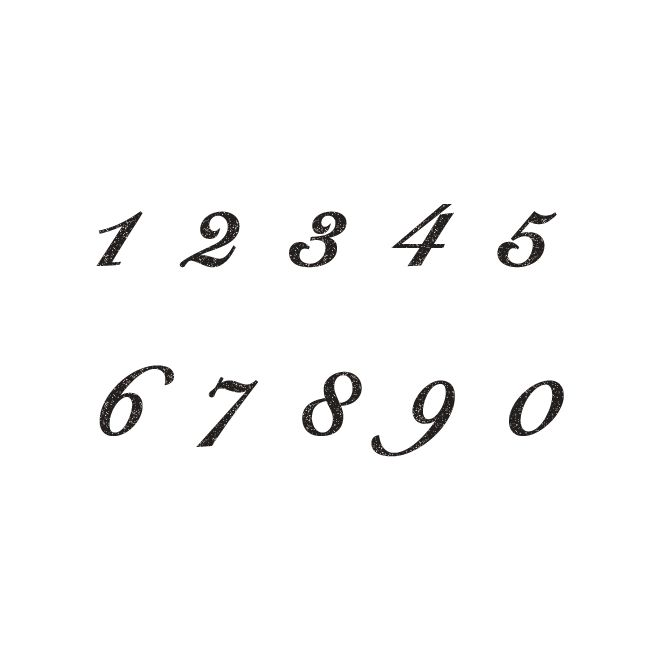
#> input picture Labbar/Tolka_text/images/siffror/image1.jpg, 660 x 660 px
$ python -i image_processor.py   (imports and definitions only)
#> lines starting #> are read from the running program, lines starting #| are printed output that depends on the picture; after the words box and inside, x2 and y2 are one past the last pixel; in counts of white or black regions, pixels touching at a corner belong together
import cv2
import numpy as np
import matplotlib.pyplot as plt
from pathlib import Path
from typing import Optional, List, Tuple
from handwritten_digit_classifier import HandwrittenDigitClassifier

# Standardinställningar för bildhantering i maskininlärning
IMAGE_EXTENSIONS = ('.png', '.jpg', '.jpeg', '.bmp', '.gif')
DEFAULT_IMAGE_SIZE = (28, 28)  # Samma storlek som MNIST-datasetet använder

class ImageProcessor:
    """
    Bildprocessor för maskininlärning av handskrivna siffror.
    Huvudfunktioner:
    1. Förbehandling av bilder för ML
    2. Segmentering av siffror
    3. Integration med ML-klassificerare
    """
    def __init__(self, image_size: tuple[int, int] = DEFAULT_IMAGE_SIZE):
        self.image_size = image_size

    # [47 lines left out: functions analyze_new_image, prepare_image, not called in this run]

    def enhance_image(self, image: np.ndarray) -> np.ndarray:
        """
        Förbättrar bildkvaliteten för bättre ML-resultat genom:
        1. Brusreducering: Tar bort störningar i bilden
        2. Kontrastförbättring: Gör siffror tydligare mot bakgrunden
        """
        # Öka kontrasten först
        enhanced = cv2.convertScaleAbs(image, alpha=1.5, beta=10)

        # Brusreducering med bevarad detaljskärpa
        denoised = cv2.fastNlMeansDenoising(enhanced)

        # Adaptiv kontrastförbättring
        clahe = cv2.createCLAHE(clipLimit=3.0, tileGridSize=(4, 4))
        return clahe.apply(denoised)

    def detect_digit_regions(self, image_path: str, classifier=None) -> Tuple[List[Tuple[int, int, int, int]], List[int]]:
        """
        Huvudfunktion för att hitta och analysera siffror i en bild.
        Returnerar regioner med siffror och eventuella AI-prediktioner om classifier anges.
        """
#> called with image_path = 'images/siffror/image1.jpg'
        # Läs in originalbilden
        self.image = cv2.imread(image_path)
#> self.image is the input picture: shape (660, 660, 3); mean B, G, R 249.3, 249.4, 249.5
        if self.image is None:
            raise FileNotFoundError(f"Kunde inte läsa bilden: {image_path}")

        # Konvertera till gråskala och förbättra bildkvaliteten
        gray = cv2.cvtColor(self.image, cv2.COLOR_BGR2GRAY)
        enhanced = self.enhance_image(gray)
#> in enhance_image, `enhanced = cv2.convertScaleAbs(image, alpha=1.5, beta=10)`:
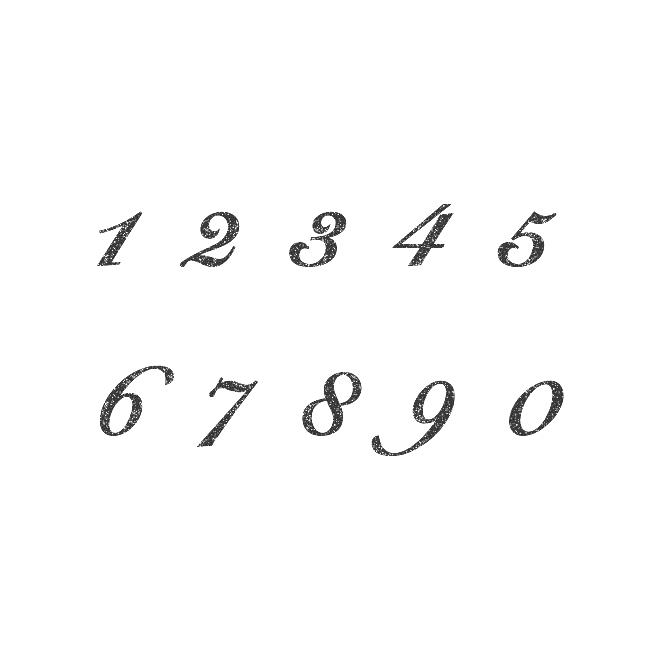
#> enhanced: shape (660, 660); min 14, max 255, mean 250.6

        # Använd adaptiv tröskling för att separera siffror från bakgrund
        # Parametrarna 21, 4 är optimerade för att minska brus men behålla sifferdetaljer
        thresh = cv2.adaptiveThreshold(
            enhanced, 255, cv2.ADAPTIVE_THRESH_GAUSSIAN_C,
            cv2.THRESH_BINARY_INV, 21, 4  # Ökade trösklingsvärden (21, 4) för att minska brus
        )
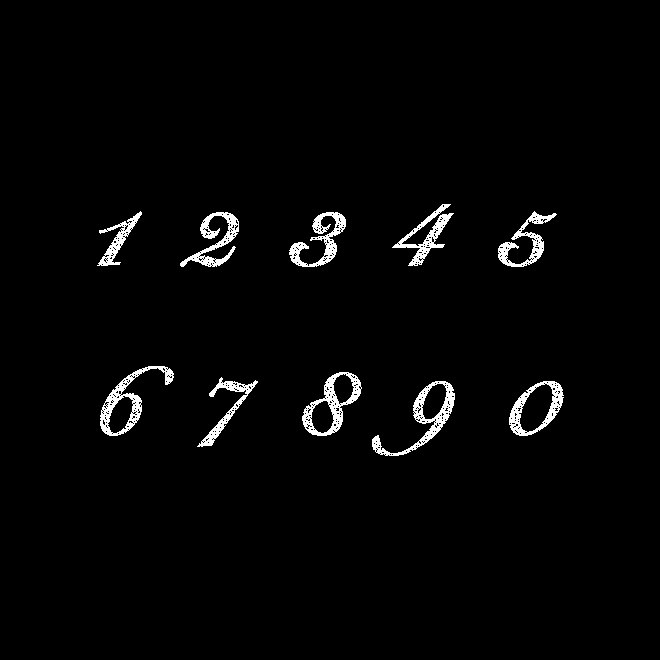
#> thresh: shape (660, 660); 2.2% white; 10 white regions

        # Hitta alla möjliga sifferregioner i bilden
        contours, _ = cv2.findContours(thresh, cv2.RETR_EXTERNAL, cv2.CHAIN_APPROX_SIMPLE)
#> contours = 10 contours; largest, box (x1, y1, x2, y2) and area: (302, 372, 362, 436) 2098, (509, 381, 564, 436) 1992, (372, 381, 455, 456) 1788, (100, 366, 174, 436) 1760, (289, 212, 346, 267) 970
        regions = []

        # Filtrera fram giltiga sifferregioner baserat på storlek och form
        for contour in contours:
            if cv2.contourArea(contour) > 45:  # Lite lägre tröskel för att fånga fler siffror
                x, y, w, h = cv2.boundingRect(contour)
                if self._is_valid_digit_region(w, h):
                    regions.append((x, y, w, h))
#> this loop made 10 passes
#> (x, y, w, h, aspect_ratio in _is_valid_digit_region) on passes 1 to 10: (509, 381, 55, 55, 1), (372, 381, 83, 75, 1.11), (197, 377, 61, 70, 0.871), (302, 372, 60, 64, 0.938), (100, 366, 74, 70, 1.06), (289, 212, 57, 55, 1.04), (180, 212, 59, 55, 1.07), (498, 211, 59, 56, 1.05), (97, 211, 45, 55, 0.818), (392, 204, 62, 62, 1)
#> after the loop, regions = [(509, 381, 55, 55), (372, 381, 83, 75), (197, 377, 61, 70), (302, 372, 60, 64), (100, 366, 74, 70), (289, 212, 57, 55), (180, 212, 59, 55), (498, 211, 59, 56), (97, 211, 45, 55), (392, 204, 62, 62)]

        # Hantera uppdelade siffror genom att slå ihop närliggande regioner
        merged_regions = []
        used = set()        # Håll koll på redan behandlade regioner

        for i, (x1, y1, w1, h1) in enumerate(regions):
            if i in used:
                continue

            current_region = [x1, y1, w1, h1]
            used.add(i)

            # Leta efter regioner som bör slås ihop med nuvarande region
            for j, (x2, y2, w2, h2) in enumerate(regions):
                if j in used:
                    continue

                # Om regionerna överlappar eller är mycket nära varandra ---------------------------------------
                # Kontrollera om regionerna bör kombineras baserat på:
                # - Horisontellt avstånd (85% av största bredden)
                # - Vertikalt avstånd (110% av största höjden)
                # - Pixelkoppling mellan regionerna
                if (abs(x1 - x2) < max(w1, w2) * 0.85 and  # Använd största bredden som referens
                    abs(y1 - y2) < max(h1, h2) * 1.1 and    # Öka vertikalt avstånd för split digits
                    self._check_connectivity(x1, y1, w1, h1, x2, y2, w2, h2, thresh)):

                    # Beräkna ny region som omfattar båda delarna
                    x = min(current_region[0], x2)
                    y = min(current_region[1], y2)
                    w = max(current_region[0] + current_region[2], x2 + w2) - x
                    h = max(current_region[1] + current_region[3], y2 + h2) - y

                    current_region = [x, y, w, h]
                    used.add(j)

            merged_regions.append(tuple(current_region))
#> this loop made 10 passes
#> (x1, y1, w1, h1) on pass 2: (372, 381, 83, 75)
#> pass 2, in _check_connectivity, `connection_area = thresh_image[int(min(y1, y2)):int(max(y1+h1, y2+h2))..`:
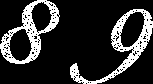
#> connection_area: shape (84, 153); 18.5% white; 2 white regions, box (x1, y1, x2, y2) and area: (70, 9, 153, 84) 1232, (0, 0, 60, 64) 1141
#> after the loop, merged_regions has the same summary as regions; used = 10 items

        # Returnera antingen bara regioner eller även AI-prediktioner
        if classifier is None:
            return merged_regions
        else:
            # Gör prediktioner för de detekterade regionerna
            processed_digits, predictions = self.process_regions_with_ai(merged_regions, classifier)
            return merged_regions, predictions

    # [27 lines left out: function process_regions_with_ai, not called in this run]

    # Hjälpfunktioner för intern användning
    def _is_valid_digit_region(self, width: int, height: int) -> bool:
        """
        Validerar sifferproportioner för att avgöra om en region innehåller en giltig siffra.

        aspect_ratio = width / height:
        - 0.1: Tillåter mycket smala siffror (höjd upp till 10x bredden)
        - 3.0: Tillåter breda siffror (bredd upp till 3x höjden)

        min(width, height) >= 4:
        - Säkerställer att siffran är minst 4 pixlar i både bredd och höjd
        - Filtrerar bort för små områden som troligen är brus
        """
        # Beräkna förhållandet mellan bredd och höjd
        aspect_ratio = width / height

        # Finjusterade värden för att fånga alla siffror
        # - 0.1 tillåter mycket smala siffror (som "1")
        # - 3.0 tillåter breda siffror (som "2" eller "5")
        # - Minst 4 pixlar i både höjd och bredd för att undvika brus
        return 0.1 <= aspect_ratio <= 3.0 and min(width, height) >= 4

    def _check_connectivity(self, x1, y1, w1, h1, x2, y2, w2, h2, thresh_image):
        """
            Analyserar om två regioner tillhör samma siffra genom att undersöka området mellan dem.
            Särskilt viktig för siffror som kan delas upp i separata delar, som "4".
        """
        # Extrahera området mellan de två regionerna för analys
        connection_area = thresh_image[int(min(y1, y2)):int(max(y1+h1, y2+h2)),
                                int(min(x1, x2)):int(max(x1+w1, x2+w2))]

        # Beräkna viktiga mätvärden för att avgöra om regionerna hör ihop
        vertical_overlap = min(y1 + h1, y2 + h2) - max(y1, y2)  # Hur mycket regionerna överlappar vertikalt
        density = np.mean(connection_area)  # Hur många pixlar som finns mellan regionerna
        x_center1 = x1 + w1/2       # Mittpunkt för första regionen
        x_center2 = x2 + w2/2       # Mittpunkt för andra regionen

        # Kontrollera om regionerna tillhör samma siffra baserat på tre kriterier:
        if (vertical_overlap > min(h1, h2) * 0.1 and            # Minimal vertikal överlappning krävs
            abs(x_center1 - x_center2) < min(w1, w2) * 0.9 and  # Centrumpunkterna ligger nära varandra
            density > 20):          # Tillräckligt många pixlar mellan regionerna
            return True             # Regionerna tillhör samma siffra

        # Separera alla andra fall (horisontellt angränsande siffror)
        return False    # Regionerna tillhör olika siffror


>>> result = ImageProcessor().detect_digit_regions('images/siffror/image1.jpg')
#> result has the same summary as regions in detect_digit_regions

$ run again, on Labbar/Tolka_text/images/siffror/image2.jpg
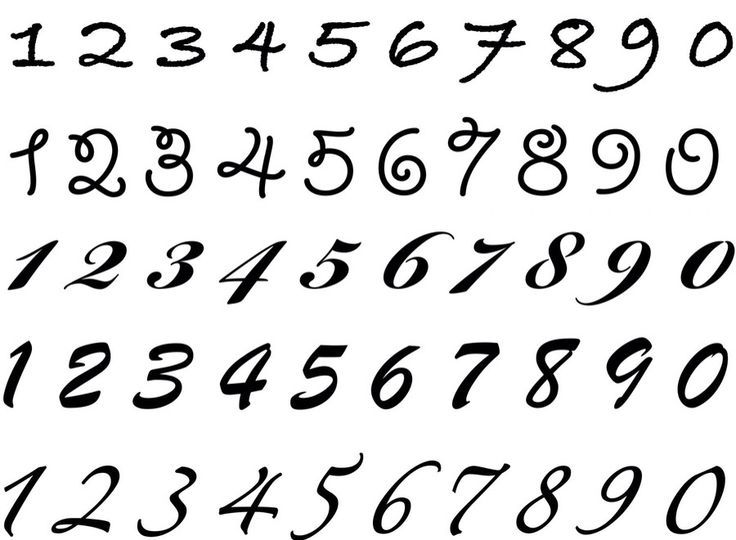
#> input picture Labbar/Tolka_text/images/siffror/image2.jpg, 736 x 540 px
#> in detect_digit_regions, self.image is the input picture: shape (540, 736, 3); mean B, G, R 222.8, 222.7, 222.7
#> in enhance_image, `enhanced = cv2.convertScaleAbs(image, alpha=1.5, beta=10)`:
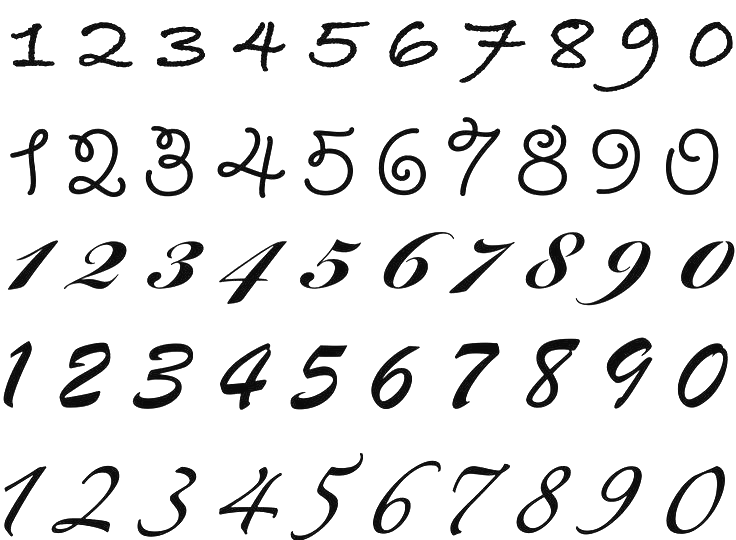
#> enhanced: shape (540, 736); min 10, max 255, mean 227.3
#> in detect_digit_regions, `thresh = cv2.adaptiveThreshold( enhanced, 255, cv2.ADAPTIVE_THRESH_GAU..`:
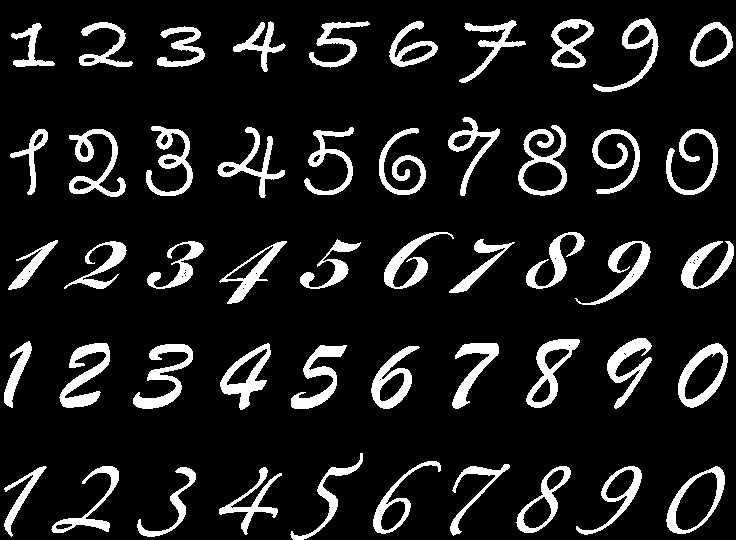
#> thresh: shape (540, 736); 11.8% white; 50 white regions
#> contours = 50 contours; largest, box (x1, y1, x2, y2) and area: (666, 466, 725, 534) 2413, (678, 343, 728, 408) 2073, (518, 125, 567, 196) 1908, (526, 339, 580, 408) 1650, (220, 343, 271, 410) 1568
#> the loop in detect_digit_regions, `for contour in contours:` made 50 passes
#> (x, y, w, h, aspect_ratio in _is_valid_digit_region) on passes 1 to 8: (219, 467, 63, 68, 0.926), (137, 467, 59, 70, 0.843), (666, 466, 59, 68, 0.868), (576, 466, 66, 69, 0.957), (516, 466, 55, 67, 0.821), (51, 466, 68, 67, 1.01), (4, 466, 43, 71, 0.606), (450, 464, 60, 72, 0.833)
#> after the loop in detect_digit_regions, `for contour in contours:`: regions = 50 items, first 6: (219, 467, 63, 68), (137, 467, 59, 70), (666, 466, 59, 68), (576, 466, 66, 69), (516, 466, 55, 67), (51, 466, 68, 67)
#> the loop in detect_digit_regions, `for i, (x1, y1, w1, h1) in enumerate(regions):` made 50 passes
#> (x1, y1, w1, h1) on passes 1, 2, 3, 4, 5, 7, 8, 9: (219, 467, 63, 68), (137, 467, 59, 70), (666, 466, 59, 68), (576, 466, 66, 69), (516, 466, 55, 67), (4, 466, 43, 71), (450, 464, 60, 72), (373, 461, 68, 73)
#> after the loop in detect_digit_regions, `for i, (x1, y1, w1, h1) in enumerate(regions):`: merged_regions has the same summary as regions; used = 50 items
#> result has the same summary as regions in detect_digit_regions

$ run again, on Labbar/Tolka_text/images/siffror/image3.jpg
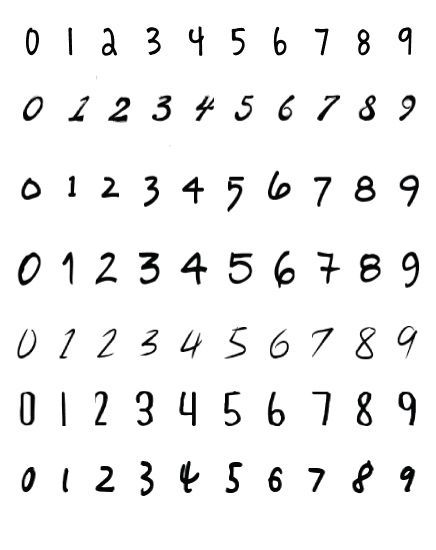
#> input picture Labbar/Tolka_text/images/siffror/image3.jpg, 436 x 550 px
#> in detect_digit_regions, self.image is the input picture: shape (550, 436, 3); mean B, G, R 241.2, 241.2, 241.2
#> in enhance_image, `enhanced = cv2.convertScaleAbs(image, alpha=1.5, beta=10)`:
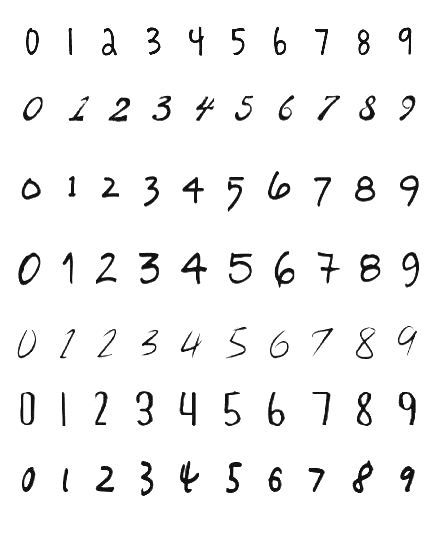
#> enhanced: shape (550, 436); min 10, max 255, mean 244.2
#> in detect_digit_regions, `thresh = cv2.adaptiveThreshold( enhanced, 255, cv2.ADAPTIVE_THRESH_GAU..`:
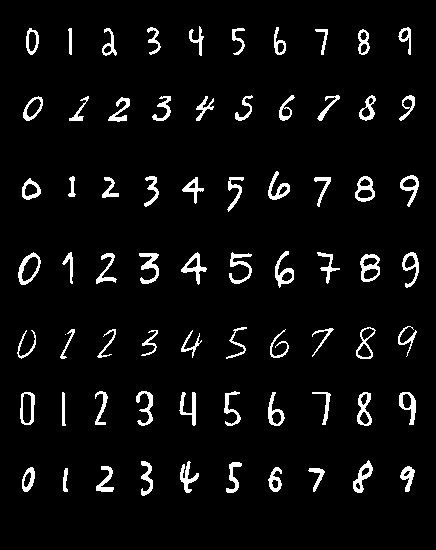
#> thresh: shape (550, 436); 5.2% white; 71 white regions (1 under 20 px)
#> contours = 71 contours, 1 with area under 20; largest, box (x1, y1, x2, y2) and area: (18, 252, 41, 285) 464, (360, 254, 380, 282) 426, (20, 392, 35, 425) 392, (355, 176, 375, 202) 357, (356, 327, 376, 359) 330
#> the loop in detect_digit_regions, `for contour in contours:` made 71 passes
#> (x, y, w, h, aspect_ratio in _is_valid_digit_region) on passes 1 to 8: (308, 468, 17, 24, 0.708), (63, 468, 5, 24, 0.208), (268, 467, 14, 25, 0.56), (22, 467, 13, 25, 0.52), (400, 466, 15, 26, 0.577), (96, 466, 18, 26, 0.692), (226, 462, 16, 31, 0.516), (180, 461, 19, 32, 0.594)
#> after the loop in detect_digit_regions, `for contour in contours:`: regions = 70 items, first 6: (308, 468, 17, 24), (63, 468, 5, 24), (268, 467, 14, 25), (22, 467, 13, 25), (400, 466, 15, 26), (96, 466, 18, 26)
#> the loop in detect_digit_regions, `for i, (x1, y1, w1, h1) in enumerate(regions):` made 70 passes
#> after the loop in detect_digit_regions, `for i, (x1, y1, w1, h1) in enumerate(regions):`: merged_regions has the same summary as regions; used = 70 items
#> result has the same summary as regions in detect_digit_regions

$ run again, on Labbar/Tolka_text/images/siffror/image4.jpg
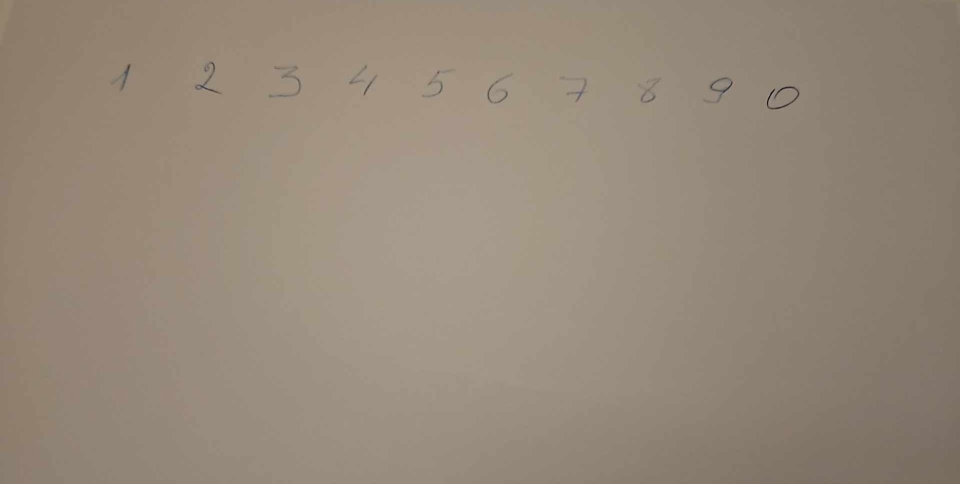
#> input picture Labbar/Tolka_text/images/siffror/image4.jpg, 1920 x 968 px (shown at 1/2 size)
#> in detect_digit_regions, self.image is the input picture: shape (968, 1920, 3); mean B, G, R 121.7, 136.8, 150.2
#> in enhance_image, `return clahe.apply(denoised)`:
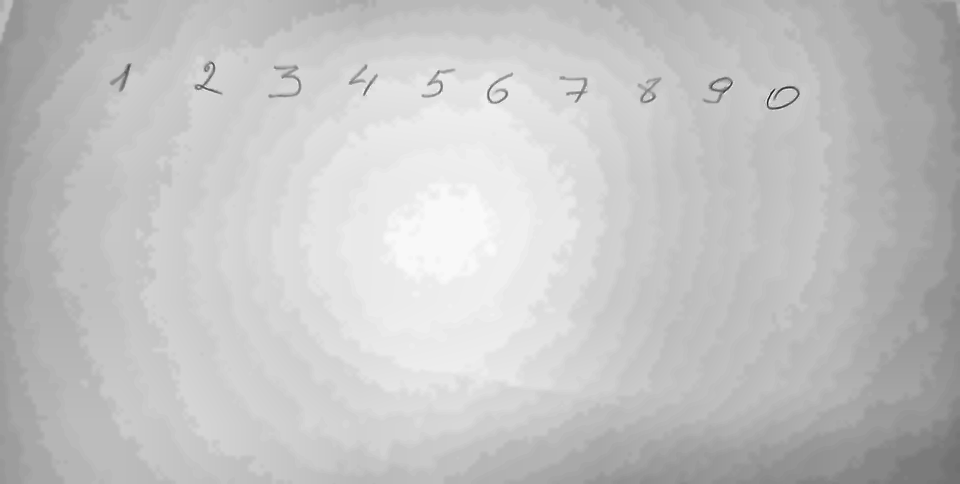
#> returned value: shape (968, 1920) (shown at 1/2 size); min 10, max 255, mean 195.6
#> in detect_digit_regions, `thresh = cv2.adaptiveThreshold( enhanced, 255, cv2.ADAPTIVE_THRESH_GAU..`:
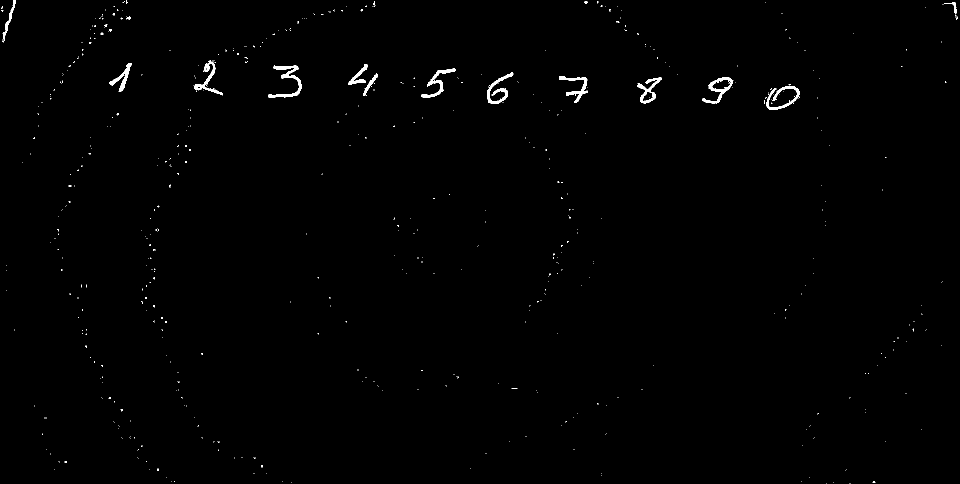
#> thresh: shape (968, 1920) (shown at 1/2 size); 0.56% white; 566 white regions (550 under 20 px)
#> contours = 562 contours, 549 with area under 20; largest, box (x1, y1, x2, y2) and area: (1405, 154, 1466, 207) 1220, (1275, 154, 1323, 207) 912, (536, 130, 603, 196) 868, (974, 144, 1027, 208) 712, (389, 121, 446, 191) 676
#> the loop in detect_digit_regions, `for contour in contours:` made 562 passes
#> (x, y, w, h) on passes 390, 413, 414, 416, 424, 426, 429, 434: (1533, 171, 67, 49), (1405, 154, 61, 53), (1275, 154, 48, 53), (1118, 152, 58, 54), (726, 147, 30, 45), (974, 144, 53, 64), (842, 137, 69, 58), (536, 130, 67, 66)
#> after the loop in detect_digit_regions, `for contour in contours:`: regions = [(1533, 171, 67, 49), (1405, 154, 61, 53), (1275, 154, 48, 53), (1118, 152, 58, 54), (726, 147, 30, 45), (974, 144, 53, 64), (842, 137, 69, 58), (536, 130, 67, 66), (696, 128, 39, 42), (219, 126, 45, 58), (389, 121, 57, 70), (1888, 4, 26, 24), (5, 0, 26, 85)]
#> the loop in detect_digit_regions, `for i, (x1, y1, w1, h1) in enumerate(regions):` made 13 passes
#> after the loop in detect_digit_regions, `for i, (x1, y1, w1, h1) in enumerate(regions):`: merged_regions = [(1533, 171, 67, 49), (1405, 154, 61, 53), (1275, 154, 48, 53), (1118, 152, 58, 54), (696, 128, 60, 64), (974, 144, 53, 64), (842, 137, 69, 58), (536, 130, 67, 66), (219, 126, 45, 58), (389, 121, 57, 70), (1888, 4, 26, 24), (5, 0, 26, 85)]; used = 13 items
#> result has the same summary as merged_regions in detect_digit_regions
